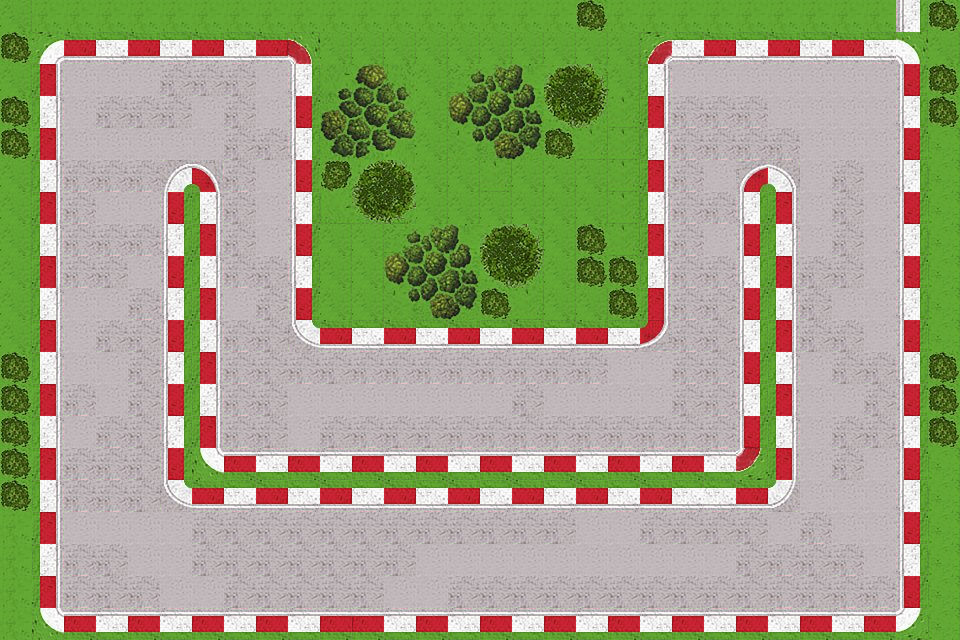

A 2D game scene composited from a Tiled map and its tileset images. What follows is a short description and the map's XML, with each tile layer's data collapsed to a summary:
An orthogonal 30x20 tile map with 32x32 px tiles, 1 tile layer (backgroundLayer).

<map version="1.2" tiledversion="1.2.0" orientation="orthogonal" renderorder="right-down" width="30" height="20" tilewidth="32" tileheight="32" infinite="0" nextlayerid="2" nextobjectid="1">
 <tileset firstgid="1" name="nombreDelTilesetEnTiled" tilewidth="32" tileheight="32" tilecount="72" columns="12">
  <image source="tiles.jpg" width="384" height="192" />
 </tileset>
 <layer id="1" name="backgroundLayer" width="30" height="20">
  <data>[600 cells, 600 non-empty, 27 distinct tile ids]</data>
 </layer>
</map>